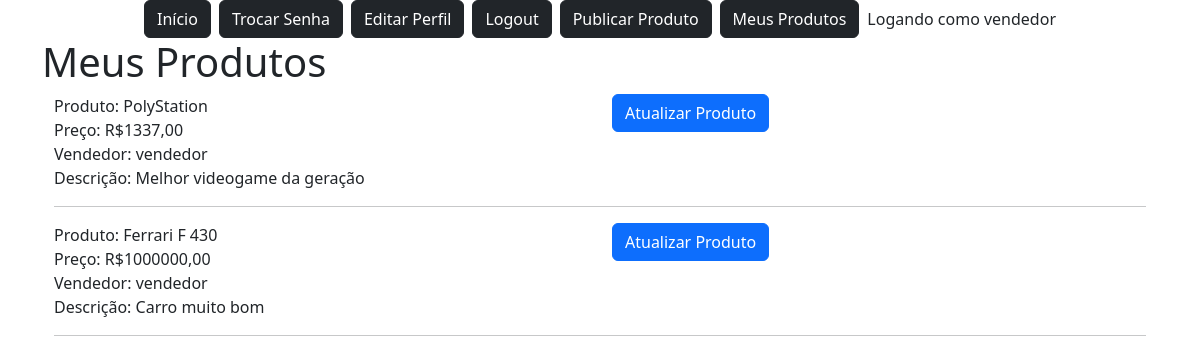
/vendedor/meusprodutos/ (signed in), run on an earlier commit of the app's database.
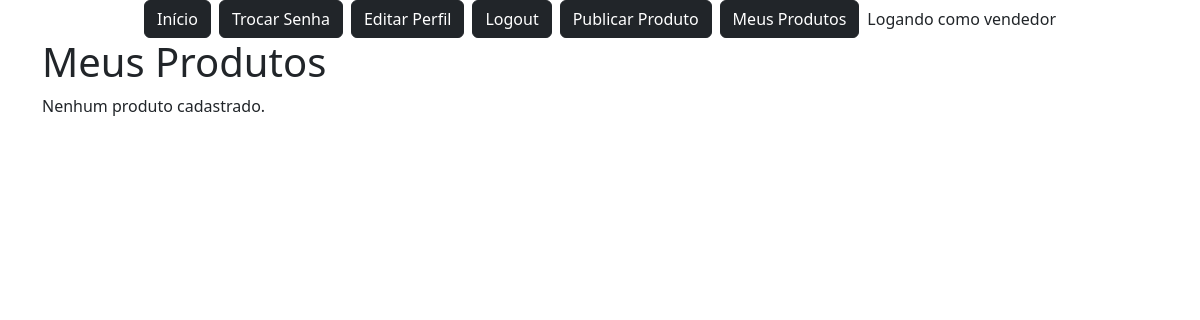
And on a later commit of the database.
### produtos/models.py (models this page shows, shortened)
class Produto(models.Model):
    id = models.AutoField(primary_key=True)
    nome = models.CharField(max_length=100,help_text="Nome do produto")
    vendedor = models.ForeignKey(User, on_delete=models.CASCADE, help_text="Vendedor do produto")
    categoria = models.CharField(max_length=100,choices=Categoria.choices,default=Categoria.OUTROS,help_text="Categoria do produto")
    preco = models.DecimalField(max_digits=16, decimal_places=2,help_text="Preço do produto")
    foto = models.ImageField(upload_to='fotos_produtos/', null=True, blank=True, help_text="Foto do produto")
    descricao = models.TextField(help_text="Descrição do produto")

### vendedor/views.py (the view)
# urls.py: path('meusprodutos/', views.MeusProdutos.as_view(), name='meus_produtos'),
class MeusProdutos(LoginRequiredMixin, View):
    def get(self, request, *args, **kwargs):
        contexto = {
            'produtos': Produto.objects.filter(vendedor=request.user.id)
        }
        return render(request, 'vendedor/meusProdutos.html', contexto)

### vendedor/templates/vendedor/meusProdutos.html (shortened to what this page needs)
{% extends "main/base.html" %}
{% block content %}
    <div class="container">
        <h1>Meus Produtos</h1>
        {% for produto in produtos %}
        <div class="container">
            <div class="row">
                <div class="col">
                    <div>Produto: {{ produto.nome }}</div>
                    <div>Preço: R${{ produto.preco }}</div>
                    <div>Vendedor: {{ produto.vendedor.username }}</div>
                    <div>Descrição: {{ produto.descricao }}</div>
                </div>
                <div class="col">
                    <a href="{% url 'atualizar_produto' pk=produto.id %}" class="btn btn-primary">Atualizar Produto</a>
                </div>
            </div>
            <hr>
        </div>
        {% empty %}
            <p>Nenhum produto cadastrado.</p>
        {% endfor %}
    </div>
{% endblock %}

### main/templates/main/base.html (shortened to what this page needs)
{% load static %}
<!DOCTYPE html>
<html lang="pt-BR">
  <head>
    <link rel="stylesheet" href="{% static 'main/css/style.css' %}" />
    <link
      href="https://cdn.jsdelivr.net/npm/bootstrap@5.3.8/dist/css/bootstrap.min.css"
      rel="stylesheet"
    />
  </head>
  <body>
    <div class="d-flex justify-content-center align-items-center gap-2">
    <a href="{% url 'homepage' %}" class="btn btn-dark">Início</a>
    {% if user.is_authenticated %}
    <a href="{% url 'troca_senha' %}" class="btn btn-dark">Trocar Senha</a>
    <a href="{% url 'editar_perfil_seguro' user.pk %}" class="btn btn-dark">Editar Perfil</a>
    <a href="{% url 'confirma_logout' %}" class="btn btn-dark">Logout</a>
    {% for group in user.groups.all %}
      {% if group.name == "Vendedor" %}
        <a href="{% url 'cadastro_produto' %}" class="btn btn-dark">Publicar Produto</a>
        <a href="{% url 'vendedor:meus_produtos' %}" class="btn btn-dark">Meus Produtos</a>
      {% endif %}
    {% endfor %}
    Logando como {{ user.username }}
    {% else %}
    <a href="{% url 'registrar_usuario' %}" class="btn btn-dark">Registrar</a>
    <a href="{% url 'login' %}" class="btn btn-dark">Login</a>
    {% endif %}
    </div>
    {% block content %}{% endblock %}
  </body>
</html>

What changed in the data, as far as the page shows it:
removed Produto: nome "PolyStation", preco "1337,00", vendedor.username "vendedor", descricao "Melhor videogame da geração"
removed Produto: nome "Ferrari F 430", preco "1000000,00", vendedor.username "vendedor", descricao "Carro muito bom"
Also different on the page:
text now shown: "Nenhum produto cadastrado."
